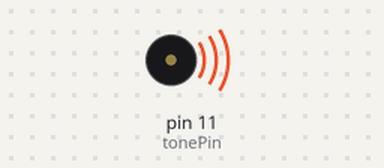
Simulated run of this sketch. Board: Arduino Leonardo, built with avr-gcc and run on an emulated ATmega32U4. Shown: buzzer (waves = sounding).

Above: at 0.05 s.
At 10.45 s:
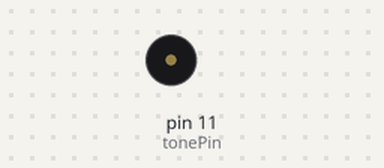
Timing chart, 0 to 20.8 s (numbered marks = the images above):
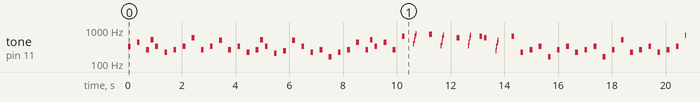

The sketch:

harry-potter_midi.ino
```cpp
// (licence header left out)
// Set this to be the pin that your buzzer resides in. (Note that you can only have one buzzer actively using the PWM signal at a time).
int tonePin = 11;
void setup() {

}

void midi() {

    tone(tonePin, 329, 102.272625);
    delay(113.63625);
    delay(227.2725);
    tone(tonePin, 440, 102.272625);
    delay(113.63625);
    delay(227.2725);
    tone(tonePin, 261, 102.272625);
    delay(113.63625);
    delay(56.818125);
    tone(tonePin, 523, 102.272625);
    delay(113.63625);
    delay(56.818125);
    tone(tonePin, 329, 102.272625);
    delay(113.63625);
    delay(227.2725);
    tone(tonePin, 220, 102.272625);
    delay(113.63625);
    delay(227.2725);
    tone(tonePin, 261, 102.272625);
    delay(113.63625);
    delay(227.2725);
    tone(tonePin, 329, 102.272625);
    delay(113.63625);
    delay(227.2725);
    tone(tonePin, 587, 102.272625);
    delay(113.63625);
    delay(227.2725);
    tone(tonePin, 261, 102.272625);
    delay(113.63625);
    delay(227.2725);
    tone(tonePin, 329, 102.272625);
    delay(113.63625);
    delay(227.2725);
    tone(tonePin, 493, 102.272625);
    delay(113.63625);
    delay(227.2725);
    tone(tonePin, 261, 102.272625);
    delay(113.63625);
    delay(227.2725);
    tone(tonePin, 329, 102.272625);
    delay(113.63625);
    delay(227.2725);
    tone(tonePin, 220, 102.272625);
    delay(113.63625);
    delay(227.2725);
    tone(tonePin, 261, 102.272625);
    delay(113.63625);
    delay(56.818125);
    tone(tonePin, 523, 102.272625);
    delay(113.63625);
    delay(56.818125);
    tone(tonePin, 329, 102.272625);
    delay(113.63625);
    delay(227.2725);
    tone(tonePin, 207, 102.272625);
    delay(113.63625);
    delay(227.2725);
    tone(tonePin, 246, 102.272625);
    delay(113.63625);
    delay(227.2725);
    tone(tonePin, 493, 102.272625);
    delay(113.63625);
    delay(227.2725);
    tone(tonePin, 329, 102.272625);
    delay(113.63625);
    delay(227.2725);
    tone(tonePin, 220, 102.272625);
    delay(113.63625);
    delay(227.2725);
    tone(tonePin, 261, 102.272625);
    delay(113.63625);
    delay(227.2725);
    tone(tonePin, 164, 102.272625);
    delay(113.63625);
    delay(227.2725);
    tone(tonePin, 220, 102.272625);
    delay(113.63625);
    delay(227.2725);
    tone(tonePin, 261, 102.272625);
    delay(113.63625);
    delay(227.2725);
    tone(tonePin, 440, 102.272625);
    delay(113.63625);
    delay(227.2725);
    tone(tonePin, 261, 102.272625);
    delay(113.63625);
    delay(56.818125);
    tone(tonePin, 523, 102.272625);
    delay(113.63625);
    delay(56.818125);
    tone(tonePin, 329, 102.272625);
    delay(113.63625);
    delay(227.2725);
    tone(tonePin, 440, 102.272625);
    delay(113.63625);
    delay(227.2725);
    tone(tonePin, 261, 102.272625);
    delay(113.63625);
    delay(227.2725);
    tone(tonePin, 659, 102.272625);
    delay(113.63625);
    delay(227.2725);
    delay(28.4090625);
    delay(28.4090625);
    delay(28.4090625);
    tone(tonePin, 391, 25.56815625);
    delay(28.4090625);
    tone(tonePin, 493, 25.56815625);
    delay(28.4090625);
    tone(tonePin, 659, 25.56815625);
    delay(28.4090625);
    tone(tonePin, 783, 25.56815625);
    delay(28.4090625);
    delay(482.9540625);
    tone(tonePin, 739, 102.272625);
    delay(113.63625);
    delay(227.2725);
    delay(28.4090625);
    delay(28.4090625);
    delay(28.4090625);
    tone(tonePin, 349, 25.56815625);
    delay(28.4090625);
    tone(tonePin, 440, 25.56815625);
    delay(28.4090625);
    tone(tonePin, 587, 25.56815625);
    delay(28.4090625);
    tone(tonePin, 698, 25.56815625);
    delay(28.4090625);
    delay(482.9540625);
    tone(tonePin, 587, 102.272625);
    delay(113.63625);
    delay(227.2725);
    delay(28.4090625);
    delay(28.4090625);
    delay(28.4090625);
    tone(tonePin, 349, 25.56815625);
    delay(28.4090625);
    tone(tonePin, 440, 25.56815625);
    delay(28.4090625);
    tone(tonePin, 587, 25.56815625);
    delay(28.4090625);
    tone(tonePin, 698, 25.56815625);
    delay(28.4090625);
    delay(312.4996875);
    tone(tonePin, 659, 102.272625);
    delay(113.63625);
    delay(56.818125);
    tone(tonePin, 587, 102.272625);
    delay(113.63625);
    delay(227.2725);
    delay(28.4090625);
    delay(28.4090625);
    delay(28.4090625);
    tone(tonePin, 246, 25.56815625);
    delay(28.4090625);
    tone(tonePin, 329, 25.56815625);
    delay(28.4090625);
    tone(tonePin, 415, 25.56815625);
    delay(28.4090625);
    tone(tonePin, 493, 25.56815625);
    delay(28.4090625);
    delay(482.9540625);
    tone(tonePin, 659, 102.272625);
    delay(113.63625);
    delay(227.2725);
    tone(tonePin, 220, 102.272625);
    delay(113.63625);
    delay(227.2725);
    tone(tonePin, 261, 102.272625);
    delay(113.63625);
    delay(227.2725);
    tone(tonePin, 329, 102.272625);
    delay(113.63625);
    delay(227.2725);
    tone(tonePin, 164, 102.272625);
    delay(113.63625);
    delay(227.2725);
    tone(tonePin, 261, 102.272625);
    delay(113.63625);
    delay(227.2725);
    tone(tonePin, 329, 102.272625);
    delay(113.63625);
    delay(227.2725);
    tone(tonePin, 220, 102.272625);
    delay(113.63625);
    delay(227.2725);
    tone(tonePin, 261, 102.272625);
    delay(113.63625);
    delay(227.2725);
    tone(tonePin, 329, 102.272625);
    delay(113.63625);
    delay(227.2725);
    tone(tonePin, 164, 102.272625);
    delay(113.63625);
    delay(227.2725);
    tone(tonePin, 261, 102.272625);
    delay(113.63625);
    delay(227.2725);
    tone(tonePin, 523, 102.272625);
    delay(113.63625);
    delay(227.2725);
    tone(tonePin, 220, 102.272625);
    delay(113.63625);
    delay(227.2725);
    tone(tonePin, 261, 102.272625);
    delay(113.63625);
    delay(227.2725);
    tone(tonePin, 329, 102.272625);
    delay(113.63625);
    delay(227.2725);
    tone(tonePin, 220, 102.272625);
    delay(113.63625);
    delay(227.2725);
    tone(tonePin, 261, 102.272625);
    delay(113.63625);
    delay(227.2725);
    tone(tonePin, 329, 102.272625);
    delay(113.63625);
    delay(227.2725);
    tone(tonePin, 698, 102.272625);
    delay(113.63625);
    delay(227.2725);
    tone(tonePin, 261, 102.272625);
    delay(113.63625);
    delay(227.2725);
    tone(tonePin, 659, 102.272625);
    delay(113.63625);
    delay(227.2725);
    tone(tonePin, 220, 102.272625);
    delay(113.63625);
    delay(227.2725);
    tone(tonePin, 261, 102.272625);
    delay(113.63625);
    delay(227.2725);
    tone(tonePin, 329, 102.272625);
    delay(113.63625);
    delay(227.2725);
    tone(tonePin, 523, 102.272625);
    delay(113.63625);
    delay(227.2725);
    tone(tonePin, 261, 102.272625);
    delay(113.63625);
    delay(113.63625);
    tone(tonePin, 659, 102.272625);
    delay(113.63625);
    delay(56.818125);
    tone(tonePin, 329, 51.1363125);
    delay(56.818125);
    tone(tonePin, 622, 51.1363125);
    delay(56.818125);
    delay(170.454375);
    tone(tonePin, 493, 102.272625);
    delay(113.63625);
    delay(227.2725);
    tone(tonePin, 261, 102.272625);
    delay(113.63625);
    delay(227.2725);
    tone(tonePin, 329, 102.272625);
    delay(113.63625);
    delay(227.2725);
    tone(tonePin, 220, 102.272625);
    delay(113.63625);
    delay(227.2725);
    tone(tonePin, 261, 102.272625);
    delay(113.63625);
    delay(227.2725);
    tone(tonePin, 329, 102.272625);
    delay(113.63625);
    delay(227.2725);
    tone(tonePin, 220, 102.272625);
    delay(113.63625);
    delay(227.2725);
    tone(tonePin, 261, 102.272625);
    delay(113.63625);
    delay(227.2725);
    tone(tonePin, 523, 102.272625);
    delay(113.63625);
    delay(227.2725);
    tone(tonePin, 659, 102.272625);
    delay(113.63625);
    delay(227.2725);
    tone(tonePin, 261, 102.272625);
    delay(113.63625);
    delay(227.2725);
    tone(tonePin, 329, 102.272625);
    delay(113.63625);
    delay(227.2725);
    tone(tonePin, 220, 102.272625);
    delay(113.63625);
    delay(227.2725);
    tone(tonePin, 261, 102.272625);
    delay(113.63625);
    delay(227.2725);
    tone(tonePin, 329, 102.272625);
    delay(113.63625);
    delay(170.454375);
    delay(28.4090625);
    delay(28.4090625);
    delay(28.4090625);
    tone(tonePin, 391, 25.56815625);
    delay(28.4090625);
    tone(tonePin, 493, 25.56815625);
    delay(28.4090625);
    tone(tonePin, 659, 25.56815625);
    delay(28.4090625);
    tone(tonePin, 783, 25.56815625);
    delay(28.4090625);
    delay(482.9540625);
    tone(tonePin, 739, 102.272625);
    delay(113.63625);
    delay(227.2725);
    delay(28.4090625);
    delay(28.4090625);
    delay(28.4090625);
    tone(tonePin, 349, 25.56815625);
    delay(28.4090625);
    tone(tonePin, 440, 25.56815625);
    delay(28.4090625);
    tone(tonePin, 587, 25.56815625);
    delay(28.4090625);
    tone(tonePin, 698, 25.56815625);
    delay(28.4090625);
    delay(482.9540625);
    tone(tonePin, 587, 102.272625);
    delay(113.63625);
    delay(227.2725);
    delay(28.4090625);
    delay(28.4090625);
    delay(28.4090625);
    tone(tonePin, 349, 25.56815625);
    delay(28.4090625);
    tone(tonePin, 440, 25.56815625);
    delay(28.4090625);
    tone(tonePin, 587, 25.56815625);
    delay(28.4090625);
    tone(tonePin, 698, 25.56815625);
    delay(28.4090625);
    delay(312.4996875);
    tone(tonePin, 659, 102.272625);
    delay(113.63625);
    delay(56.818125);
    tone(tonePin, 587, 102.272625);
    delay(113.63625);
    delay(227.2725);
    delay(28.4090625);
    delay(28.4090625);
    delay(28.4090625);
    tone(tonePin, 246, 25.56815625);
    delay(28.4090625);
    tone(tonePin, 329, 25.56815625);
    delay(28.4090625);
    tone(tonePin, 415, 25.56815625);
    delay(28.4090625);
    tone(tonePin, 493, 25.56815625);
    delay(28.4090625);
    delay(482.9540625);
    tone(tonePin, 659, 102.272625);
    delay(113.63625);
    delay(170.454375);
    tone(tonePin, 220, 102.272625);
    delay(113.63625);

}

void loop() {
    // Play midi
    midi();
}
```

Measured:
- by itself, tone on pin 11 (tonePin): plays 329 Hz for 0.10 s, 440 Hz for 0.10 s, 261 Hz for 0.10 s, 523 Hz for 0.10 s, 329 Hz for 0.10 s, 220 Hz for 0.10 s … (476 notes in this stretch)
